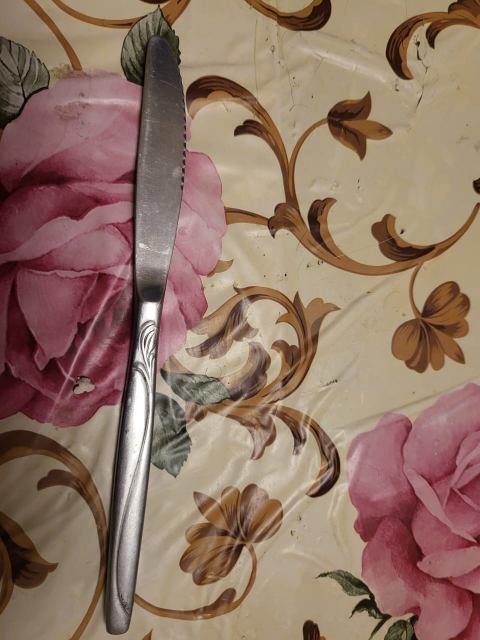
#> input picture knife.jpg, 960 x 1280 px (shown at 1/2 size)
$ jupyter execute 'sample_space (2).ipynb'   (older library calls are emulated)
#> lines starting #> are read from the running program, lines starting #| are printed output that depends on the picture
[cell 1]
#mathhmatical modules =====================================
import numpy as np
import math
#==========================================================
#scikit-learning modules ==================================
from sklearn.cluster import KMeans
from matplotlib import pyplot as plt,image
#==========================================================
#scikit-image =============================================
import skimage.io as io
from skimage.exposure import histogram
from skimage.color import rgb2gray,rgb2hsv,label2rgb
from skimage.util import random_noise
from skimage.feature import canny
from skimage.measure import label
from skimage.filters import gaussian,thresholding,threshold_otsu
import skimage.restoration as resto
from skimage import img_as_float,img_as_ubyte
import skimage.segmentation as seg
#==========================================================
#scipy lib for transformative operations ==================
from scipy.signal import convolve2d
from scipy import fftpack,ndimage
#==========================================================
#Comprehensive Image libraries ============================
import cv2
import cvlib as cv
#==========================================================
#quality assessment modules ===============================
import imquality.brisque as brisque
#==========================================================
from sklearn.metrics.pairwise import cosine_similarity,euclidean_distances

[cell 2]
def get_quality(img):
    return brisque.score(img)
# [23 lines left out: function scale_scapec_sift, not called in this run]

[cell 3]
# [6 lines left out: function DoG, not called in this run]

[cell 4]
img = cv2.imread("knife.jpg")
#> img is the input picture: shape (1280, 960, 3); mean B, G, R 100.9, 116.2, 144.5
gray = cv2.cvtColor(img,code=cv2.COLOR_BGR2GRAY)
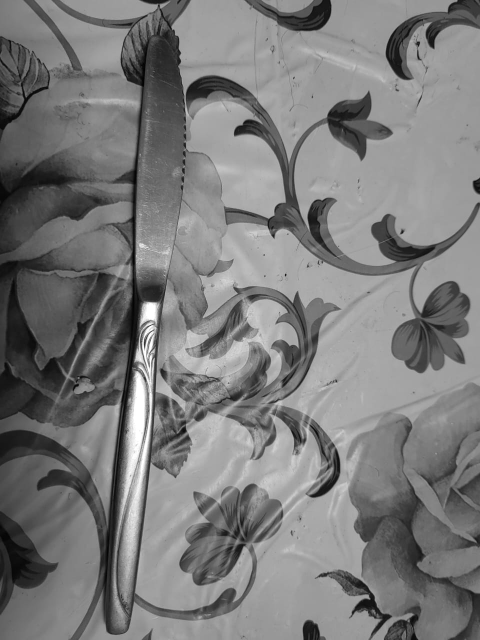
#> gray: shape (1280, 960) (shown at 1/2 size); min 0, max 255, mean 122.9
# [14 lines left out: functions panopatic_segmentation, find_boundries_n_centers, not called in this run]

[cell 5]
img = io.imread("knife.jpg",as_gray=True)
#> img: shape (1280, 960) float64; min 0.000833, max 1, mean 0.475
k = 7 #texel size
img_mean = ndimage.uniform_filter(img,(k,k))
img_sqr_mean = ndimage.uniform_filter(img**2,(k,k))
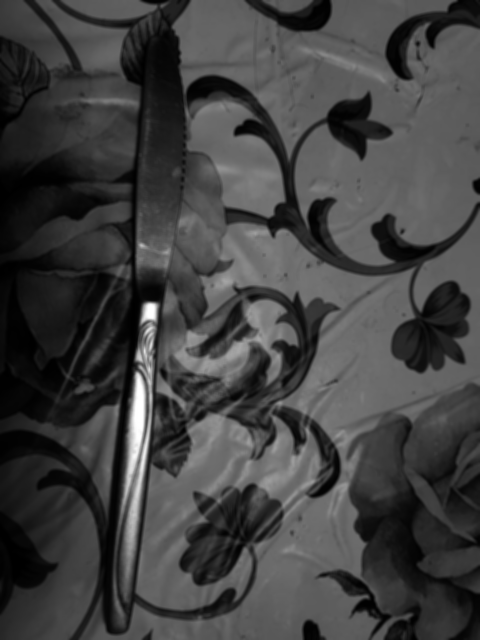
#> img_sqr_mean: shape (1280, 960) float64 (shown at 1/2 size); min 0.000491, max 1, mean 0.258
img_var = img_sqr_mean - img_mean**2
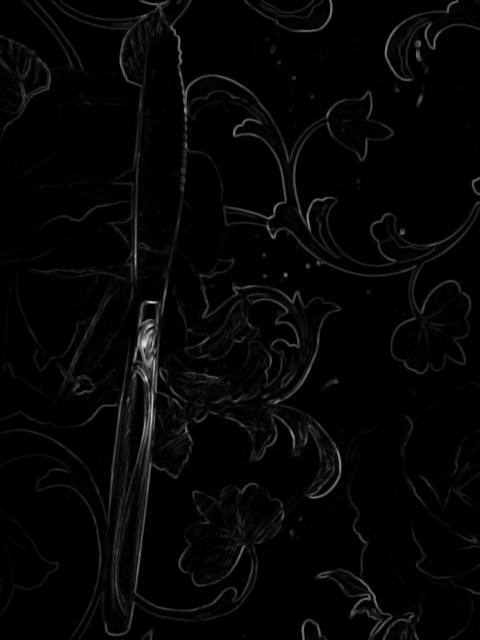
#> img_var: shape (1280, 960) float64 (shown at 1/2 size); min -6e-15, max 0.111, mean 0.00248; drawn with min black and max white
plt.imshow(img_var,cmap="gray")

[cell 6]
ksize = 45
theta= np.pi/4
kernel = cv2.getGaborKernel((ksize,ksize), 5.0, theta, 10.0, 0.9, 0, ktype= cv2.CV_32F)
filtered_image = cv2.filter2D(img,cv2.CV_8UC3,kernel)
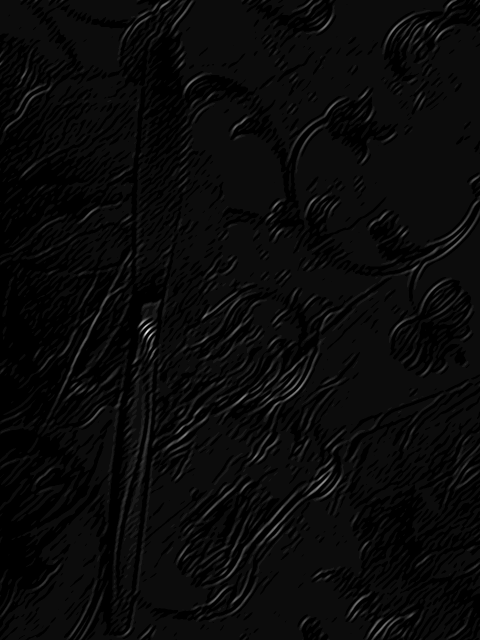
#> filtered_image: shape (1280, 960) (shown at 1/2 size); min 0, max 20, mean 0.798; drawn with min black and max white
plt.imshow(filtered_image)
